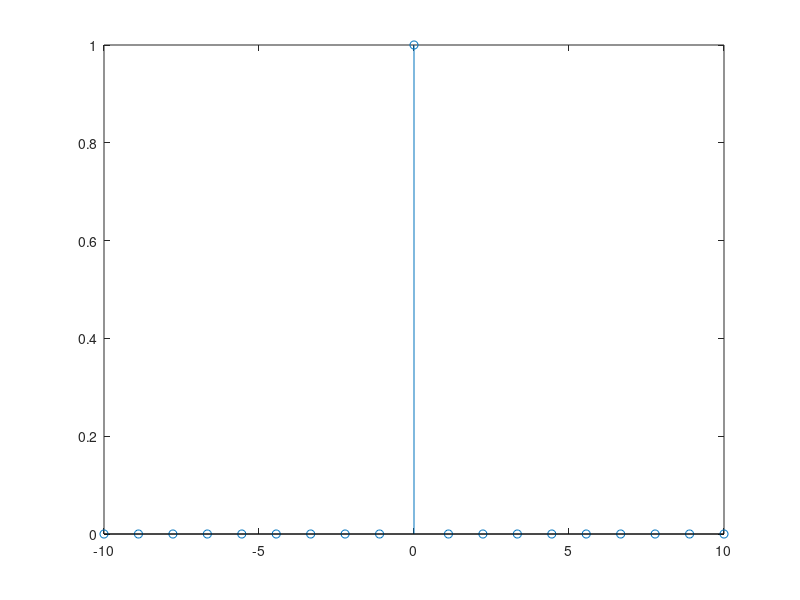

Here is the MATLAB script that generated this plot:
function u = unitImpulse()
%this function generates a unit step signal based on the input

t = linspace(-10,10,19);
%get no of samples
N = numel(t);

%initialize the unit step value
u = zeros(N,1);

u(t==0) = 1;

stem(t,u);